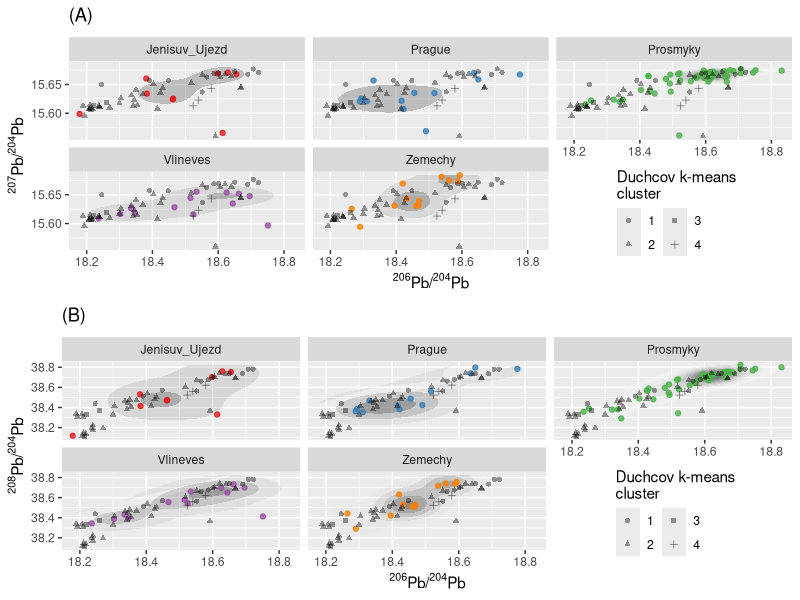

Reproduce this figure in R.
library(gridExtra)
library(ggforce)
library(tidyverse)
library(cowplot)

duchcov <- read_csv(here::here("data", "duchcov.csv"))

burials <- read_csv(here::here("data", "burial_grounds.csv"))

duchcov$cluster_km <- read_csv(here::here("data", "clusters.csv")) %>%
  mutate(kmeans = factor(kmeans)) %>%
  dplyr::pull()

duchcov <- duchcov %>% mutate(brooch = if_else(str_detect(type_eng, "^brooch_"),
                                               "brooch", "not brooch"),
                              brooch = factor(brooch, levels = c("brooch", "not brooch")))

burials <- burials %>% mutate(brooch = if_else(str_detect(type_eng, "brooch_"),
                                               "brooch", "not brooch"),
                              brooch = factor(brooch, levels = c("brooch", "not brooch")))

# Figure 9: KDE of data from different burials overlaid with Duchcov hoard (K-means clusters highlighted).

# lab_A <- expression(paste("(A) Isospace "^206, "Pb/", ""^204, "Pb to ", ""^207, "Pb/", ""^204, "Pb"))
# lab_B <- expression(paste("(B) Isospace "^206, "Pb/", ""^204, "Pb to ", ""^208, "Pb/", ""^204, "Pb"))
# lab_C <- expression(paste("(C) Isospace "^207, "Pb/", ""^206, "Pb to ", ""^208, "Pb/", ""^206, "Pb"))
lab_A <- expression(paste("(A)"))
lab_B <- expression(paste("(B)"))
lab_C <- expression(paste("(C)"))

lab_206_207 <- labs(x = expression(paste(""^206, "Pb/", ""^204, "Pb")),
                    y = expression(paste(""^207, "Pb/", ""^204, "Pb")), title = lab_A)
lab_206_208 <- labs(x = expression(paste(""^206, "Pb/", ""^204, "Pb")),
                    y = expression(paste(""^208, "Pb/", ""^204, "Pb")), title = lab_B)
lab_207_208 <- labs(x = expression(paste(""^207, "Pb/", ""^206, "Pb")),
                    y = expression(paste(""^208, "Pb/", ""^206, "Pb")), title = lab_C)

g_bur_206_207 <- ggplot(burials, aes(Pb206_204, Pb207_204)) +
  labs(color = "Burials", shape = "Duchcov k-means\ncluster") +
  lab_206_207 +
  theme(legend.position = c(0.84, 0.2)) +
  guides(shape = guide_legend(ncol=2), color = guide_legend(ncol = 2))

g_bur_206_208 <- ggplot(burials, aes(Pb206_204, Pb208_204)) +
  labs(color = "Burials", shape = "Duchcov k-means\ncluster") +
  lab_206_208 +
  theme(legend.position = c(0.84, 0.2)) +
  guides(shape = guide_legend(ncol=2), color = guide_legend(ncol = 2))

g_bur_207_208 <- ggplot(burials, aes(Pb207_206, Pb208_206)) +
  labs(color = "Burials", shape = "Duchcov k-means\ncluster") +
  lab_207_208 +
  theme(legend.position = c(0.84, 0.2)) +
  guides(shape = guide_legend(ncol=2), color = guide_legend(ncol = 2))

f9A <- g_bur_206_207 +
  stat_density2d(aes(fill = stat(nlevel)), geom = "polygon", alpha = 0.2, show.legend = FALSE) +
  scale_fill_gradient(low = "white", high = "black") +
  scale_color_brewer(palette = "Set1") +
  geom_point(aes(color = site), alpha = 0.8, show.legend = FALSE) +
  geom_point(data = duchcov, aes(shape = cluster_km), size = 1.4, alpha = 0.4) +
  facet_wrap(~site)

f9B <- g_bur_206_208 +
  stat_density2d(aes(fill = stat(nlevel)), geom = "polygon", alpha = 0.2, show.legend = FALSE) +
  scale_fill_gradient(low = "white", high = "black") +
  scale_color_brewer(palette = "Set1") +
  geom_point(aes(color = site), alpha = 0.8, show.legend = FALSE) +
  geom_point(data = duchcov, aes(shape = cluster_km), size = 1.4, alpha = 0.4) +
  facet_wrap(~site)

# f9C <- g_bur_207_208 +
#   stat_density2d(aes(fill = stat(nlevel)), geom = "polygon", alpha = 0.2, show.legend = FALSE) +
#   scale_fill_gradient(low = "white", high = "black") +
#   scale_color_brewer(palette = "Set1") +
#   geom_point(aes(color = site), alpha = 0.8, show.legend = FALSE) +
#   geom_point(data = duchcov, aes(shape = cluster_km), size = 1.4, alpha = 0.4) +
#   facet_wrap(~site)

# pdf("./plots/final/fig9.pdf", width = 7, height = 14)
# f9 <- grid.arrange(f9A, f9B, f9C, nrow = 3)
f9 <- grid.arrange(f9A, f9B, nrow = 2)
# dev.off()

# ggsave(here::here("plots", "FIG9.pdf"), plot = f9, device = "pdf", width = 190, height = 140, units = "mm", scale = 1)
ggsave(here::here("plots", "FIG9.pdf"), plot = f9, device = "pdf", width = 190, height = 240, units = "mm", scale = 1)
